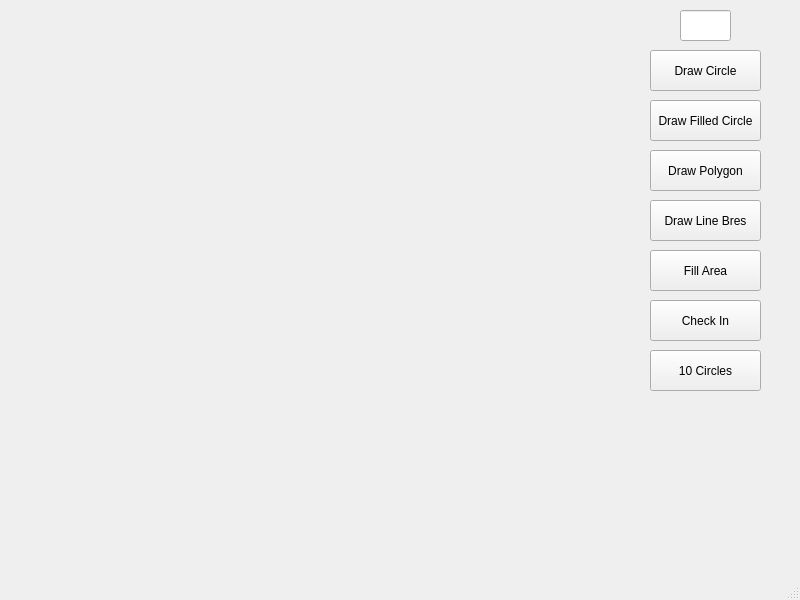
<?xml version="1.0" encoding="UTF-8"?>
<ui version="4.0">
 <class>MainWindow</class>
 <widget class="QMainWindow" name="MainWindow">
  <property name="geometry">
   <rect>
    <x>0</x>
    <y>0</y>
    <width>800</width>
    <height>600</height>
   </rect>
  </property>
  <property name="windowTitle">
   <string>MainWindow</string>
  </property>
  <widget class="QWidget" name="centralwidget">
   <widget class="QPushButton" name="pushButton">
    <property name="geometry">
     <rect>
      <x>650</x>
      <y>50</y>
      <width>111</width>
      <height>41</height>
     </rect>
    </property>
    <property name="text">
     <string>Draw Circle</string>
    </property>
   </widget>
   <widget class="QLineEdit" name="lineEdit">
    <property name="geometry">
     <rect>
      <x>680</x>
      <y>10</y>
      <width>51</width>
      <height>31</height>
     </rect>
    </property>
   </widget>
   <widget class="QPushButton" name="pushButton_2">
    <property name="geometry">
     <rect>
      <x>650</x>
      <y>150</y>
      <width>111</width>
      <height>41</height>
     </rect>
    </property>
    <property name="text">
     <string>Draw Polygon</string>
    </property>
   </widget>
   <widget class="QPushButton" name="pushButton_3">
    <property name="geometry">
     <rect>
      <x>650</x>
      <y>200</y>
      <width>111</width>
      <height>41</height>
     </rect>
    </property>
    <property name="text">
     <string>Draw Line Bres</string>
    </property>
   </widget>
   <widget class="QPushButton" name="pushButton_4">
    <property name="geometry">
     <rect>
      <x>650</x>
      <y>250</y>
      <width>111</width>
      <height>41</height>
     </rect>
    </property>
    <property name="text">
     <string>Fill Area</string>
    </property>
   </widget>
   <widget class="QPushButton" name="pushButton_5">
    <property name="geometry">
     <rect>
      <x>650</x>
      <y>300</y>
      <width>111</width>
      <height>41</height>
     </rect>
    </property>
    <property name="text">
     <string>Check In</string>
    </property>
   </widget>
   <widget class="QPushButton" name="pushButton_6">
    <property name="geometry">
     <rect>
      <x>650</x>
      <y>350</y>
      <width>111</width>
      <height>41</height>
     </rect>
    </property>
    <property name="text">
     <string>10 Circles</string>
    </property>
   </widget>
   <widget class="QPushButton" name="pushButton_7">
    <property name="geometry">
     <rect>
      <x>650</x>
      <y>100</y>
      <width>111</width>
      <height>41</height>
     </rect>
    </property>
    <property name="text">
     <string>Draw Filled Circle</string>
    </property>
   </widget>
  </widget>
  <widget class="QMenuBar" name="menubar">
   <property name="geometry">
    <rect>
     <x>0</x>
     <y>0</y>
     <width>800</width>
     <height>21</height>
    </rect>
   </property>
  </widget>
  <widget class="QStatusBar" name="statusbar"/>
 </widget>
 <resources/>
 <connections/>
</ui>
